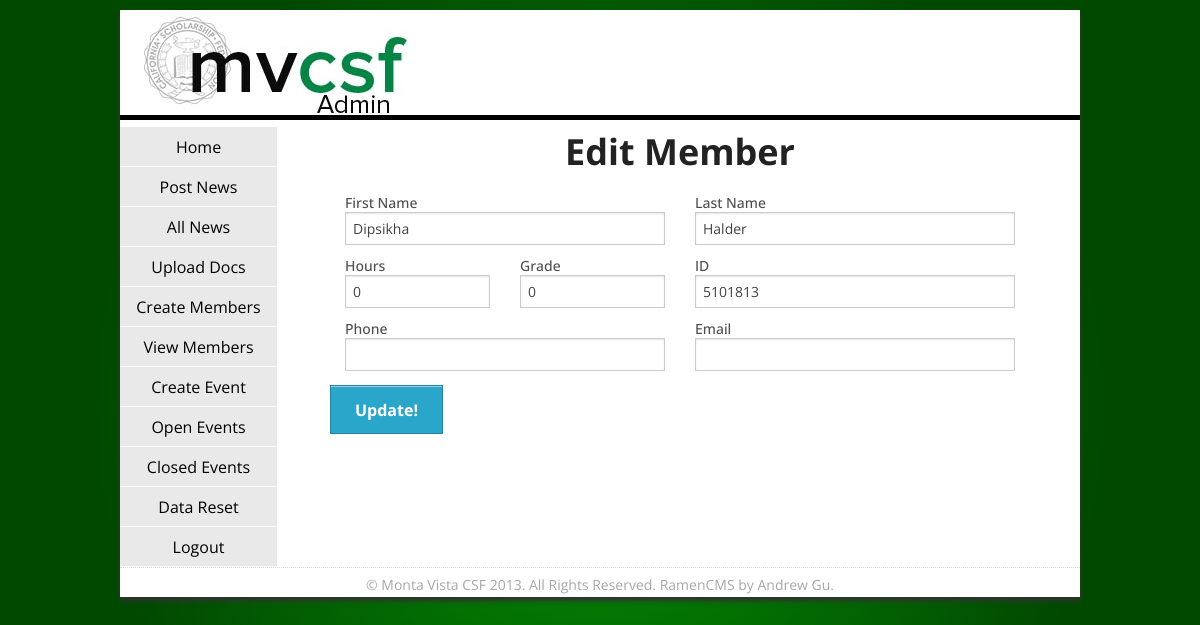
Page /admin/members_edit.php?id=5101813 (signed in) on the committed database.
### tables this page shows
CREATE TABLE IF NOT EXISTS `user` (
  `studentid` varchar(15) NOT NULL,
  `name` text NOT NULL,
  `lastName` text NOT NULL,
  `email` text NOT NULL,
  `password` text NOT NULL,
  `hours` int(11) NOT NULL DEFAULT '0',
  `grade` int(11) NOT NULL,
  `admin` text NOT NULL,
  `phone` text NOT NULL,
  `image` text NOT NULL,
  PRIMARY KEY (`studentid`)
);

### admin/members_edit.php (the view, shortened to what this page needs)
<?php require_once("../included.php");
	$id = $_REQUEST['id'];
	$result = mysqli_query($conn, "SELECT * FROM `user` WHERE `studentid`='$id' LIMIT 1");
	$row = mysqli_fetch_array($result);
?>
<!DOCTYPE html>
<html>
	<head>
		<link rel="stylesheet" href="css/app.css">
		<link rel="stylesheet" href="css/styles.css">
	</head>
	<body>
		<div id="wrapper">
			<div id="banner">
				<img src="img/logo.jpg" />
			</div>
			<div id="content">
				<nav id="sidebar">
					<?php require_once("menu.php"); ?>
				</nav>
				<div id="mainContent">
					<h1>Edit Member</h1>
					<form id="updateData" method="post" action="members_edit.php">
						<div class="row">
								<div class="large-6 columns">
									<label for="firstName" class="left">First Name</label>
									<input type="text" id="firstName" name="firstName" value="<?php echo $row['name']; ?>" />
								</div>
								<div class="large-6 columns">
									<label for="lastName" class="left">Last Name</label>
									 <input type="text" id="lastName" name="lastName" value="<?php echo $row['lastName']; ?>"/>
								</div>
							</div>
							<div class="row">
								<div class="large-3 columns">
									<label for="hours" class="left">Hours</label>
									<input type="text" id="hours"  name="hours"  value="<?php echo $row['hours']; ?>"/>
								</div>
								<div class="large-3 columns">
									<label for="grade" class="left">Grade</label>
									 <input type="text" id="grade" name="grade" value="<?php echo $row['grade']; ?>"/>
								</div>
								<div class="large-6 columns">
									<label for="id" class="left">ID</label>
									<input type="text" id ="studID" name="studID" value="<?php echo $row['studentid']; ?>" />
								</div>
							</div>
							<div class="row">
								<div class="large-6 columns">
									<label for="phone" class="left">Phone</label>
									<input type="text" id="phone" name="phone"  value="<?php echo $row['phone']; ?>"/>
								</div>
								<div class="large-6 columns">
									<label for="email" class="left">Email</label>
									<input type="text" id="email" name="email" value="<?php echo $row['email']; ?>"/>
								</div>
							</div>
							<input type="submit" class="button" value="Update!" />
					</form>
				</div>
			</div>
			<footer>
				&copy; Monta Vista CSF 2013. All Rights Reserved. RamenCMS by Andrew Gu.
			</footer>
		</div>
	</body>
</html>

### admin/css/styles.css (style rules this page uses)
html, body { height: 100%; font-family: 'Open Sans', sans-serif; }
body { background: -webkit-gradient(radial, circle, 0, circle, 70, color-stop(0%, #039503), color-stop(70%, #014901)); background: -webkit-radial-gradient(circle, #039503 0%, #014901 70%); background: -moz-radial-gradient(circle, #039503 0%, #014901 70%); background: -o-radial-gradient(circle, #039503 0%, #014901 70%); background: radial-gradient(circle, #039503 0%, #014901 70%); background-repeat: no-repeat; background-attachment: fixed; }
div#wrapper { width: 960px; margin: 0 auto; margin-top: 10px; background-color: #fff; -webkit-box-shadow: 0px 4px 5px #323232; -moz-box-shadow: 0px 4px 5px #323232; box-shadow: 0px 4px 5px #323232; }
div#banner { width: 960px; height: 110px; padding-top: 5px; border-bottom: 5px solid #000; }
div#banner img { float: left; }
div#content { height: 100%; min-height: 440px; }
#sidebar { width: 157px; float: left; height: 440px; display: inline; }
div#mainContent { width: 100%; padding-left: 170px; padding-right: 10px; }
div#mainContent h1 { text-align: center; font-size: 36px; }
div#mainContent form { width: 700px; margin: 0 auto; }
div#mainContent form .row { max-height: 63px; }
footer { padding-top: 10px; border-top: 1px dotted #dadada; height: 30px; color: #a6a7a7; font-size: 14px; text-align: center; }

### rows in the picture
user: firstName "Dipsikha", lastName "Halder", hours "0", grade "0", studID "5101813"
